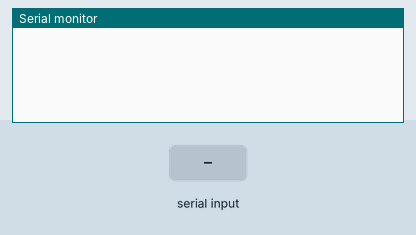
Recording of a sketch running on a simulated Arduino Uno, built with avr-gcc and run on an emulated ATmega328P. Shown: the last lines printed to the serial monitor. Inputs (shaded band) come from the test bench.

Above: at 1.2 s.
1.3 s: "s1:\n" received over Serial
At 1.9 s:
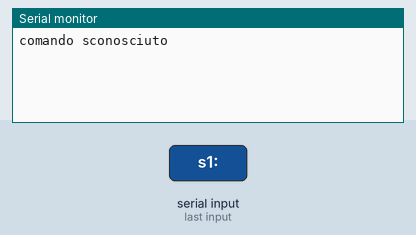
2.8 s: "?" received over Serial
At 4.0 s:
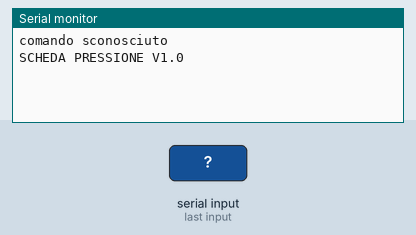
4.3 s: "next" received over Serial
At 5.7 s:
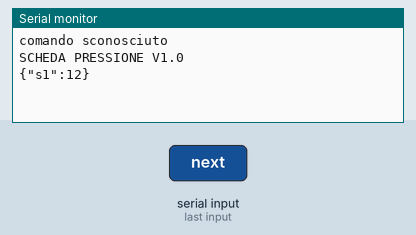
6.1 s: "offset?" received over Serial
At 6.9 s:
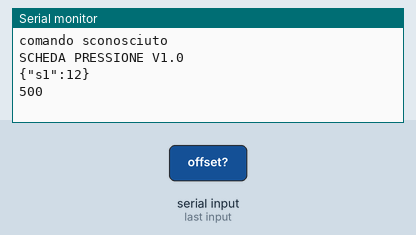

The sketch:

pressione.ino
```cpp
#include <ArduinoJson.h>
/*
COMANDI
? -> Nome scheda e versione programma
start -> avvia il loop (usare flag)
stop -> ferma il loop (usare flag)

delay? -> ritorna il valore del delay, di default 300

delay:500 -> setta il delay


set_offset:200 , il valore di offset


*/

#define s1 A0


String info="SCHEDA PRESSIONE V1.0\n";
int delay_ms=300;
String comando="";
bool start=false;
volatile bool next=false;
int pressione[15];

int offset=500;


void setup() {

    Serial.begin(9600,SERIAL_8N1);
  //timeout di defautl 1 secondo
  Serial.setTimeout(5); //in questo modo i messaggi sono considerati separati
  while(!Serial){
    }

}

void loop() {
 if(next){
   delay(delay_ms);
   inviaPressione();
   next=false;
  }


}

void inviaPressione(){
  int  adc_value=analogRead(s1);
  pressione[0]=adc_value-offset;
  if(pressione[0]<0){
    pressione[0]=0;
  }
  StaticJsonDocument<50> doc;
  doc["s1"]=pressione[0];
  //formato json utile per inserire tutti gli altri sensori
  //Serial.println("s1:"+String(pressione[0]))
  //serializeJson(doc, Serial);
  char json_string[50];
  serializeJson(doc, json_string);
  Serial.println(json_string);

}


void serialEvent(){
  comando="";
  comando=Serial.readString();

  if(comando=="?"){
    Serial.println(info);
   }else if(comando=="next"){
      next=true;

  }else if(comando=="start"){
    next=true;
  }else if(comando=="stop"){
      next=false;

  }else if(comando.substring(0,6)=="delay:"){
    int indice=comando.indexOf(":");
    String new_delay=comando.substring(indice+1);
    delay_ms=new_delay.toInt();


  }else if(comando.substring(0,6)=="offset:"){
    int indice=comando.indexOf(":");
    String new_offset=comando.substring(indice);
    offset=new_offset.toInt();

  }else if(comando.substring(0,7)=="offset?"){
    Serial.println(String(offset));

  }else if(comando.substring(0,6)=="delay?"){
    Serial.println(String(delay_ms));
  }else{

    Serial.println("comando sconosciuto");
  }


}
```

Measured:
- after the input at 1.3 s, the serial monitor: prints a new line at once (image 1)
- after the input at 2.8 s, the serial monitor: prints a new line at once (image 2)
- after the input at 4.3 s, the serial monitor: prints a new line after 0.31 s (image 3)
- after the input at 6.1 s, the serial monitor: prints a new line at once (image 4)
